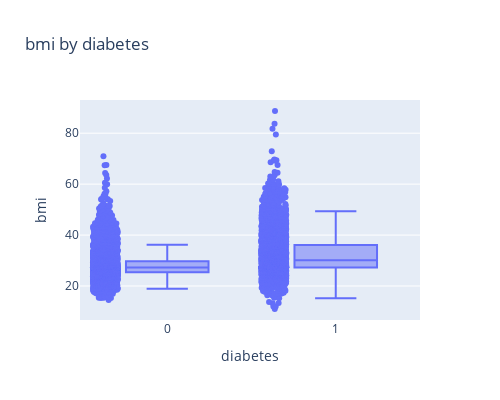
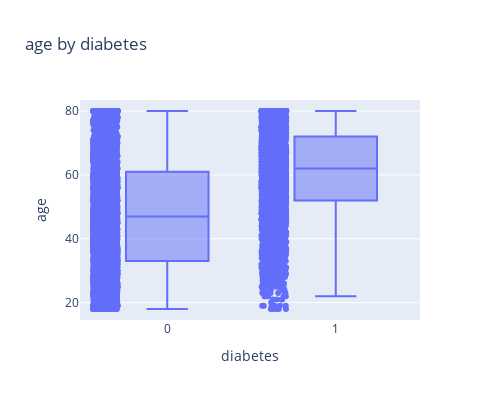
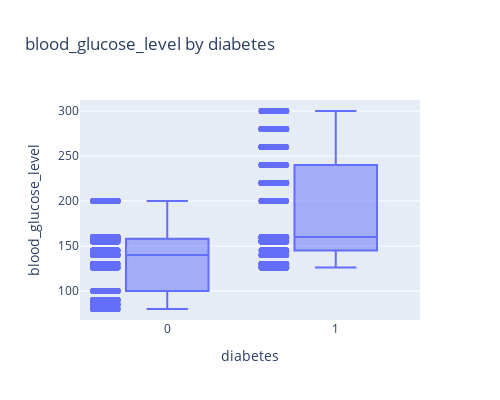
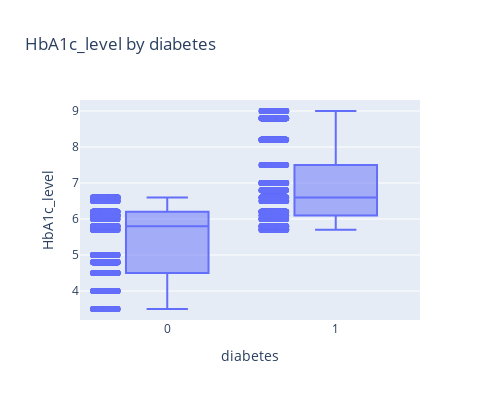

Notebook source saved alongside these figures, in order:
### Markdown cell above
* Plotting the continuous numeric variables against the target variable diabetes using box plots to visualize their distributions across the two classes of the target variable.

### Code cell
num_cols = ['bmi', 'age', 'blood_glucose_level', 'HbA1c_level']

for col in num_cols:
    fig = px.box(df, x='diabetes', y=col, points='all',
                 title=f'{col} by diabetes',
                 labels={'target': 'diabetes', col: col})
    fig.update_layout(width=500, height=400) 
    fig.show()

### Figure 1 — Plotly figure (JSON) as saved in the notebook; plotly's stock layout.template omitted (floating-point values rounded to 4 significant figures; data arrays with more than 128 entries replaced by an {"elided": "..."} marker saying what was removed)
{"data": [{"alignmentgroup": "True", "boxpoints": "all", "hovertemplate": "diabetes=%{x}<br>bmi=%{y}<extra></extra>", "legendgroup": "", "marker": {"color": "#636efa"}, "name": "", "notched": false, "offsetgroup": "", "orientation": "v", "showlegend": false, "type": "box", "x": {"elided": "9042 int values"}, "x0": " ", "xaxis": "x", "y": {"elided": "9042 float values"}, "y0": " ", "yaxis": "y"}], "layout": {"boxmode": "group", "height": 400, "legend": {"tracegroupgap": 0}, "title": {"text": "bmi by diabetes"}, "width": 500, "xaxis": {"anchor": "y", "domain": [0, 1], "title": {"text": "diabetes"}}, "yaxis": {"anchor": "x", "domain": [0, 1], "title": {"text": "bmi"}}}}

### Figure 2 — Plotly figure (JSON) as saved in the notebook; plotly's stock layout.template omitted (floating-point values rounded to 4 significant figures; data arrays with more than 128 entries replaced by an {"elided": "..."} marker saying what was removed)
{"data": [{"alignmentgroup": "True", "boxpoints": "all", "hovertemplate": "diabetes=%{x}<br>age=%{y}<extra></extra>", "legendgroup": "", "marker": {"color": "#636efa"}, "name": "", "notched": false, "offsetgroup": "", "orientation": "v", "showlegend": false, "type": "box", "x": {"elided": "9042 int values"}, "x0": " ", "xaxis": "x", "y": {"elided": "9042 int values"}, "y0": " ", "yaxis": "y"}], "layout": {"boxmode": "group", "height": 400, "legend": {"tracegroupgap": 0}, "title": {"text": "age by diabetes"}, "width": 500, "xaxis": {"anchor": "y", "domain": [0, 1], "title": {"text": "diabetes"}}, "yaxis": {"anchor": "x", "domain": [0, 1], "title": {"text": "age"}}}}

### Figure 3 — Plotly figure (JSON) as saved in the notebook; plotly's stock layout.template omitted (floating-point values rounded to 4 significant figures; data arrays with more than 128 entries replaced by an {"elided": "..."} marker saying what was removed)
{"data": [{"alignmentgroup": "True", "boxpoints": "all", "hovertemplate": "diabetes=%{x}<br>blood_glucose_level=%{y}<extra></extra>", "legendgroup": "", "marker": {"color": "#636efa"}, "name": "", "notched": false, "offsetgroup": "", "orientation": "v", "showlegend": false, "type": "box", "x": {"elided": "9042 int values"}, "x0": " ", "xaxis": "x", "y": {"elided": "9042 int values"}, "y0": " ", "yaxis": "y"}], "layout": {"boxmode": "group", "height": 400, "legend": {"tracegroupgap": 0}, "title": {"text": "blood_glucose_level by diabetes"}, "width": 500, "xaxis": {"anchor": "y", "domain": [0, 1], "title": {"text": "diabetes"}}, "yaxis": {"anchor": "x", "domain": [0, 1], "title": {"text": "blood_glucose_level"}}}}

### Figure 4 — Plotly figure (JSON) as saved in the notebook; plotly's stock layout.template omitted (floating-point values rounded to 4 significant figures; data arrays with more than 128 entries replaced by an {"elided": "..."} marker saying what was removed)
{"data": [{"alignmentgroup": "True", "boxpoints": "all", "hovertemplate": "diabetes=%{x}<br>HbA1c_level=%{y}<extra></extra>", "legendgroup": "", "marker": {"color": "#636efa"}, "name": "", "notched": false, "offsetgroup": "", "orientation": "v", "showlegend": false, "type": "box", "x": {"elided": "9042 int values"}, "x0": " ", "xaxis": "x", "y": {"elided": "9042 float values"}, "y0": " ", "yaxis": "y"}], "layout": {"boxmode": "group", "height": 400, "legend": {"tracegroupgap": 0}, "title": {"text": "HbA1c_level by diabetes"}, "width": 500, "xaxis": {"anchor": "y", "domain": [0, 1], "title": {"text": "diabetes"}}, "yaxis": {"anchor": "x", "domain": [0, 1], "title": {"text": "HbA1c_level"}}}}
